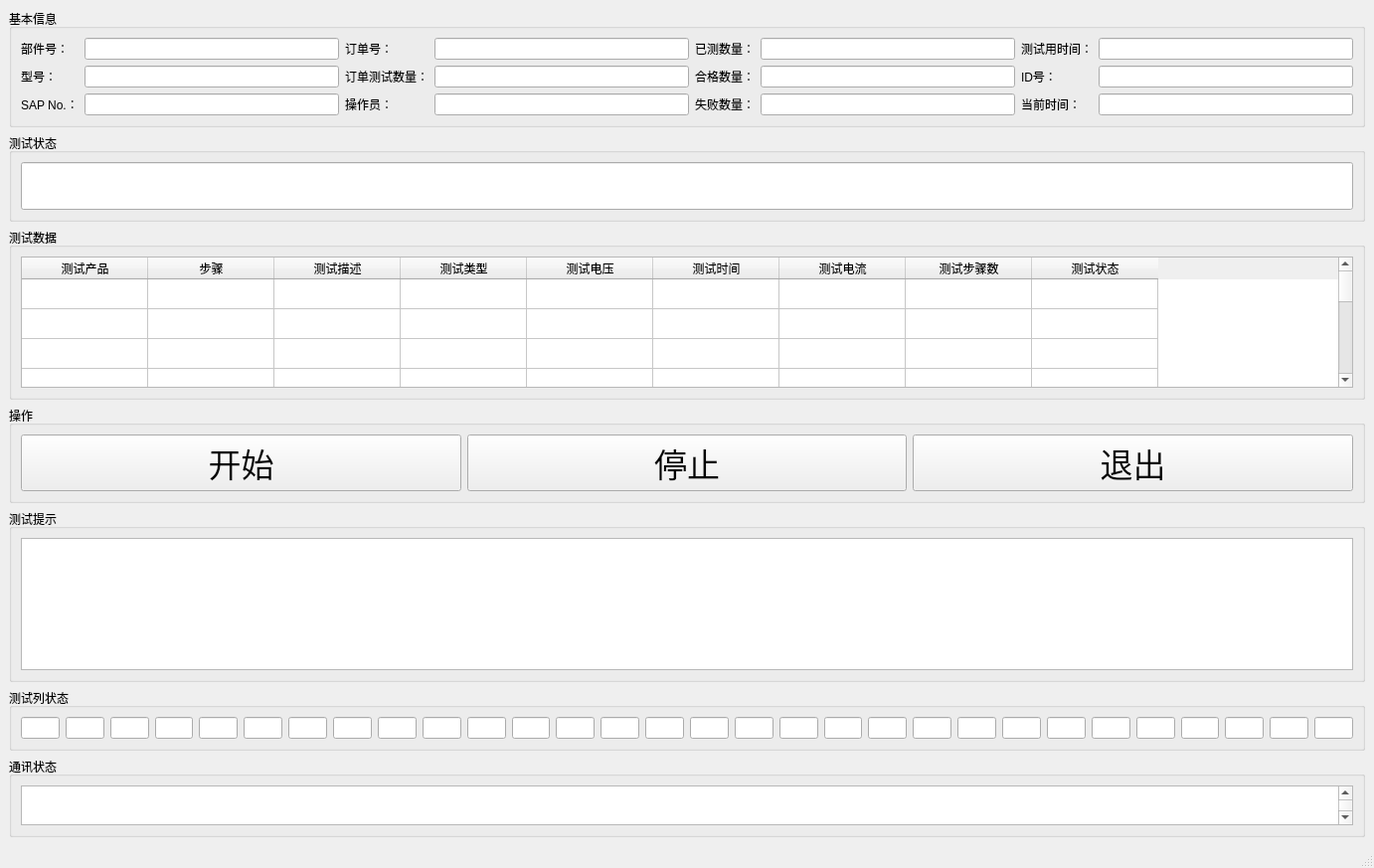
<?xml version="1.0" encoding="UTF-8"?>
<ui version="4.0">
 <class>MainWindow</class>
 <widget class="QMainWindow" name="MainWindow">
  <property name="geometry">
   <rect>
    <x>0</x>
    <y>0</y>
    <width>1382</width>
    <height>873</height>
   </rect>
  </property>
  <property name="windowTitle">
   <string>MainWindow</string>
  </property>
  <widget class="QWidget" name="centralwidget">
   <layout class="QGridLayout" name="gridLayout_4">
    <item row="2" column="0">
     <widget class="QGroupBox" name="groupBox_4">
      <property name="title">
       <string>测试数据</string>
      </property>
      <layout class="QHBoxLayout" name="horizontalLayout_2">
       <item>
        <widget class="QTableWidget" name="testing_data">
         <property name="autoScroll">
          <bool>false</bool>
         </property>
         <property name="rowCount">
          <number>10</number>
         </property>
         <property name="columnCount">
          <number>9</number>
         </property>
         <attribute name="horizontalHeaderDefaultSectionSize">
          <number>127</number>
         </attribute>
         <attribute name="verticalHeaderVisible">
          <bool>false</bool>
         </attribute>
         <row/>
         <row/>
         <row/>
         <row/>
         <row/>
         <row/>
         <row/>
         <row/>
         <row/>
         <row/>
         <column>
          <property name="text">
           <string>测试产品</string>
          </property>
         </column>
         <column>
          <property name="text">
           <string>步骤</string>
          </property>
         </column>
         <column>
          <property name="text">
           <string>测试描述</string>
          </property>
         </column>
         <column>
          <property name="text">
           <string>测试类型</string>
          </property>
         </column>
         <column>
          <property name="text">
           <string>测试电压</string>
          </property>
         </column>
         <column>
          <property name="text">
           <string>测试时间</string>
          </property>
         </column>
         <column>
          <property name="text">
           <string>测试电流</string>
          </property>
         </column>
         <column>
          <property name="text">
           <string>测试步骤数</string>
          </property>
         </column>
         <column>
          <property name="text">
           <string>测试状态</string>
          </property>
         </column>
        </widget>
       </item>
      </layout>
     </widget>
    </item>
    <item row="0" column="0">
     <widget class="QGroupBox" name="groupBox">
      <property name="styleSheet">
       <string notr="true">groupbox{
	background color: #7
}</string>
      </property>
      <property name="title">
       <string>基本信息</string>
      </property>
      <layout class="QGridLayout" name="gridLayout">
       <item row="0" column="0">
        <widget class="QLabel" name="label">
         <property name="text">
          <string>部件号：</string>
         </property>
        </widget>
       </item>
       <item row="0" column="1">
        <widget class="QLineEdit" name="Product_No">
         <property name="readOnly">
          <bool>true</bool>
         </property>
        </widget>
       </item>
       <item row="0" column="2">
        <widget class="QLabel" name="label_7">
         <property name="text">
          <string>订单号：</string>
         </property>
        </widget>
       </item>
       <item row="0" column="3">
        <widget class="QLineEdit" name="OrderID">
         <property name="readOnly">
          <bool>true</bool>
         </property>
        </widget>
       </item>
       <item row="0" column="4">
        <widget class="QLabel" name="label_12">
         <property name="text">
          <string>已测数量：</string>
         </property>
        </widget>
       </item>
       <item row="0" column="5">
        <widget class="QLineEdit" name="testedNum">
         <property name="readOnly">
          <bool>true</bool>
         </property>
        </widget>
       </item>
       <item row="0" column="6">
        <widget class="QLabel" name="label_15">
         <property name="text">
          <string>测试用时间：</string>
         </property>
        </widget>
       </item>
       <item row="0" column="7">
        <widget class="QLineEdit" name="testUsedTime">
         <property name="readOnly">
          <bool>true</bool>
         </property>
        </widget>
       </item>
       <item row="1" column="0">
        <widget class="QLabel" name="label_5">
         <property name="text">
          <string>型号：</string>
         </property>
        </widget>
       </item>
       <item row="1" column="1">
        <widget class="QLineEdit" name="Product_Type">
         <property name="readOnly">
          <bool>true</bool>
         </property>
        </widget>
       </item>
       <item row="1" column="2">
        <widget class="QLabel" name="label_8">
         <property name="text">
          <string>订单测试数量：</string>
         </property>
        </widget>
       </item>
       <item row="1" column="3">
        <widget class="QLineEdit" name="OrderNum">
         <property name="readOnly">
          <bool>true</bool>
         </property>
        </widget>
       </item>
       <item row="1" column="4">
        <widget class="QLabel" name="label_13">
         <property name="text">
          <string>合格数量：</string>
         </property>
        </widget>
       </item>
       <item row="1" column="5">
        <widget class="QLineEdit" name="passedNum">
         <property name="readOnly">
          <bool>true</bool>
         </property>
        </widget>
       </item>
       <item row="1" column="6">
        <widget class="QLabel" name="label_16">
         <property name="text">
          <string>ID号：</string>
         </property>
        </widget>
       </item>
       <item row="1" column="7">
        <widget class="QLineEdit" name="IDnum">
         <property name="readOnly">
          <bool>true</bool>
         </property>
        </widget>
       </item>
       <item row="2" column="0">
        <widget class="QLabel" name="label_6">
         <property name="text">
          <string>SAP No.：</string>
         </property>
        </widget>
       </item>
       <item row="2" column="1">
        <widget class="QLineEdit" name="SAP_Num">
         <property name="readOnly">
          <bool>true</bool>
         </property>
        </widget>
       </item>
       <item row="2" column="2">
        <widget class="QLabel" name="label_9">
         <property name="text">
          <string>操作员：</string>
         </property>
        </widget>
       </item>
       <item row="2" column="3">
        <widget class="QLineEdit" name="User_name">
         <property name="readOnly">
          <bool>true</bool>
         </property>
        </widget>
       </item>
       <item row="2" column="4">
        <widget class="QLabel" name="label_14">
         <property name="text">
          <string>失败数量：</string>
         </property>
        </widget>
       </item>
       <item row="2" column="5">
        <widget class="QLineEdit" name="failedNum">
         <property name="readOnly">
          <bool>true</bool>
         </property>
        </widget>
       </item>
       <item row="2" column="6">
        <widget class="QLabel" name="label_17">
         <property name="text">
          <string>当前时间：</string>
         </property>
        </widget>
       </item>
       <item row="2" column="7">
        <widget class="QLineEdit" name="timeBox">
         <property name="readOnly">
          <bool>true</bool>
         </property>
        </widget>
       </item>
      </layout>
     </widget>
    </item>
    <item row="6" column="0">
     <widget class="QGroupBox" name="groupBox_5">
      <property name="title">
       <string>测试列状态</string>
      </property>
      <layout class="QHBoxLayout" name="horizontalLayout_3">
       <item>
        <widget class="QLineEdit" name="statusbox1">
         <property name="readOnly">
          <bool>true</bool>
         </property>
        </widget>
       </item>
       <item>
        <widget class="QLineEdit" name="statusbox2">
         <property name="readOnly">
          <bool>true</bool>
         </property>
        </widget>
       </item>
       <item>
        <widget class="QLineEdit" name="statusbox3">
         <property name="readOnly">
          <bool>true</bool>
         </property>
        </widget>
       </item>
       <item>
        <widget class="QLineEdit" name="statusbox4">
         <property name="readOnly">
          <bool>true</bool>
         </property>
        </widget>
       </item>
       <item>
        <widget class="QLineEdit" name="statusbox5">
         <property name="readOnly">
          <bool>true</bool>
         </property>
        </widget>
       </item>
       <item>
        <widget class="QLineEdit" name="statusbox6">
         <property name="readOnly">
          <bool>true</bool>
         </property>
        </widget>
       </item>
       <item>
        <widget class="QLineEdit" name="statusbox7">
         <property name="readOnly">
          <bool>true</bool>
         </property>
        </widget>
       </item>
       <item>
        <widget class="QLineEdit" name="statusbox8">
         <property name="readOnly">
          <bool>true</bool>
         </property>
        </widget>
       </item>
       <item>
        <widget class="QLineEdit" name="statusbox9">
         <property name="readOnly">
          <bool>true</bool>
         </property>
        </widget>
       </item>
       <item>
        <widget class="QLineEdit" name="statusbox10">
         <property name="readOnly">
          <bool>true</bool>
         </property>
        </widget>
       </item>
       <item>
        <widget class="QLineEdit" name="statusbox11">
         <property name="readOnly">
          <bool>true</bool>
         </property>
        </widget>
       </item>
       <item>
        <widget class="QLineEdit" name="statusbox12">
         <property name="readOnly">
          <bool>true</bool>
         </property>
        </widget>
       </item>
       <item>
        <widget class="QLineEdit" name="statusbox13">
         <property name="readOnly">
          <bool>true</bool>
         </property>
        </widget>
       </item>
       <item>
        <widget class="QLineEdit" name="statusbox14">
         <property name="readOnly">
          <bool>true</bool>
         </property>
        </widget>
       </item>
       <item>
        <widget class="QLineEdit" name="statusbox15">
         <property name="readOnly">
          <bool>true</bool>
         </property>
        </widget>
       </item>
       <item>
        <widget class="QLineEdit" name="statusbox16">
         <property name="readOnly">
          <bool>true</bool>
         </property>
        </widget>
       </item>
       <item>
        <widget class="QLineEdit" name="statusbox17">
         <property name="readOnly">
          <bool>true</bool>
         </property>
        </widget>
       </item>
       <item>
        <widget class="QLineEdit" name="statusbox18">
         <property name="readOnly">
          <bool>true</bool>
         </property>
        </widget>
       </item>
       <item>
        <widget class="QLineEdit" name="statusbox19">
         <property name="readOnly">
          <bool>true</bool>
         </property>
        </widget>
       </item>
       <item>
        <widget class="QLineEdit" name="statusbox20">
         <property name="readOnly">
          <bool>true</bool>
         </property>
        </widget>
       </item>
       <item>
        <widget class="QLineEdit" name="statusbox21">
         <property name="readOnly">
          <bool>true</bool>
         </property>
        </widget>
       </item>
       <item>
        <widget class="QLineEdit" name="statusbox22">
         <property name="readOnly">
          <bool>true</bool>
         </property>
        </widget>
       </item>
       <item>
        <widget class="QLineEdit" name="statusbox23">
         <property name="readOnly">
          <bool>true</bool>
         </property>
        </widget>
       </item>
       <item>
        <widget class="QLineEdit" name="statusbox24">
         <property name="readOnly">
          <bool>true</bool>
         </property>
        </widget>
       </item>
       <item>
        <widget class="QLineEdit" name="statusbox25">
         <property name="readOnly">
          <bool>true</bool>
         </property>
        </widget>
       </item>
       <item>
        <widget class="QLineEdit" name="statusbox26">
         <property name="readOnly">
          <bool>true</bool>
         </property>
        </widget>
       </item>
       <item>
        <widget class="QLineEdit" name="statusbox27">
         <property name="readOnly">
          <bool>true</bool>
         </property>
        </widget>
       </item>
       <item>
        <widget class="QLineEdit" name="statusbox28">
         <property name="readOnly">
          <bool>true</bool>
         </property>
        </widget>
       </item>
       <item>
        <widget class="QLineEdit" name="statusbox29">
         <property name="readOnly">
          <bool>true</bool>
         </property>
        </widget>
       </item>
       <item>
        <widget class="QLineEdit" name="statusbox30">
         <property name="readOnly">
          <bool>true</bool>
         </property>
        </widget>
       </item>
      </layout>
     </widget>
    </item>
    <item row="5" column="0">
     <widget class="QGroupBox" name="groupBox_2">
      <property name="title">
       <string>测试提示</string>
      </property>
      <layout class="QGridLayout" name="gridLayout_2">
       <item row="0" column="0">
        <widget class="QTextEdit" name="test_hints">
         <property name="font">
          <font>
           <family>Agency FB</family>
           <pointsize>36</pointsize>
           <weight>75</weight>
           <bold>true</bold>
          </font>
         </property>
         <property name="readOnly">
          <bool>true</bool>
         </property>
        </widget>
       </item>
      </layout>
     </widget>
    </item>
    <item row="3" column="0">
     <widget class="QGroupBox" name="groupBox_3">
      <property name="title">
       <string>操作</string>
      </property>
      <layout class="QGridLayout" name="gridLayout_3">
       <item row="0" column="0">
        <widget class="QPushButton" name="startBtn">
         <property name="font">
          <font>
           <pointsize>25</pointsize>
          </font>
         </property>
         <property name="text">
          <string>开始</string>
         </property>
        </widget>
       </item>
       <item row="0" column="2">
        <widget class="QPushButton" name="resetBtn">
         <property name="font">
          <font>
           <pointsize>25</pointsize>
          </font>
         </property>
         <property name="text">
          <string>停止</string>
         </property>
        </widget>
       </item>
       <item row="0" column="3">
        <widget class="QPushButton" name="ceaseBtn">
         <property name="font">
          <font>
           <pointsize>25</pointsize>
          </font>
         </property>
         <property name="text">
          <string>退出</string>
         </property>
        </widget>
       </item>
      </layout>
     </widget>
    </item>
    <item row="7" column="0">
     <widget class="QGroupBox" name="groupBox_6">
      <property name="title">
       <string>通讯状态</string>
      </property>
      <layout class="QHBoxLayout" name="horizontalLayout_4">
       <item>
        <widget class="QTextBrowser" name="communication_status">
         <property name="maximumSize">
          <size>
           <width>16777215</width>
           <height>40</height>
          </size>
         </property>
         <property name="font">
          <font>
           <family>Agency FB</family>
           <pointsize>18</pointsize>
           <weight>75</weight>
           <bold>true</bold>
          </font>
         </property>
         <property name="layoutDirection">
          <enum>Qt::LeftToRight</enum>
         </property>
         <property name="verticalScrollBarPolicy">
          <enum>Qt::ScrollBarAlwaysOn</enum>
         </property>
         <property name="horizontalScrollBarPolicy">
          <enum>Qt::ScrollBarAlwaysOff</enum>
         </property>
         <property name="html">
          <string>&lt;!DOCTYPE HTML PUBLIC &quot;-//W3C//DTD HTML 4.0//EN&quot; &quot;http://www.w3.org/TR/REC-html40/strict.dtd&quot;&gt;
&lt;html&gt;&lt;head&gt;&lt;meta name=&quot;qrichtext&quot; content=&quot;1&quot; /&gt;&lt;style type=&quot;text/css&quot;&gt;
p, li { white-space: pre-wrap; }
&lt;/style&gt;&lt;/head&gt;&lt;body style=&quot; font-family:'Agency FB'; font-size:18pt; font-weight:600; font-style:normal;&quot;&gt;
&lt;p style=&quot;-qt-paragraph-type:empty; margin-top:0px; margin-bottom:0px; margin-left:0px; margin-right:0px; -qt-block-indent:0; text-indent:0px; font-family:'SimSun'; font-size:9pt; font-weight:96;&quot;&gt;&lt;br /&gt;&lt;/p&gt;&lt;/body&gt;&lt;/html&gt;</string>
         </property>
         <property name="tabStopWidth">
          <number>40</number>
         </property>
        </widget>
       </item>
      </layout>
     </widget>
    </item>
    <item row="1" column="0">
     <widget class="QGroupBox" name="groupBox_7">
      <property name="title">
       <string>测试状态</string>
      </property>
      <layout class="QHBoxLayout" name="horizontalLayout">
       <item>
        <widget class="QLineEdit" name="testingStatus">
         <property name="font">
          <font>
           <family>Aharoni</family>
           <pointsize>22</pointsize>
           <weight>75</weight>
           <bold>true</bold>
          </font>
         </property>
         <property name="alignment">
          <set>Qt::AlignCenter</set>
         </property>
         <property name="readOnly">
          <bool>true</bool>
         </property>
        </widget>
       </item>
      </layout>
     </widget>
    </item>
   </layout>
  </widget>
  <widget class="QStatusBar" name="statusbar"/>
 </widget>
 <resources/>
 <connections/>
</ui>
